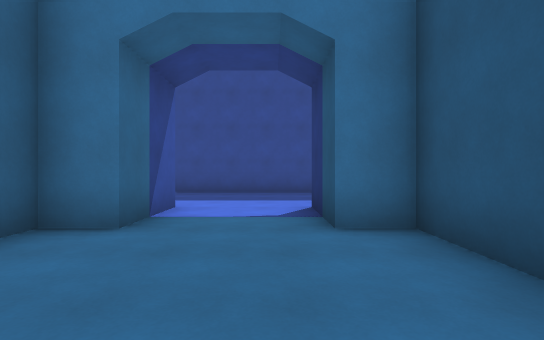
view 1 (above)

21 first-person views from a walk through a 3-D level made in the Godot game engine. The camera is 1.3 m above the floor, looks level and sees 80° across. The floor is counted in squares, 2 m on a side. Each view is taken from the middle of a square. On the plan, view 1 faces up. The plan holds only what a view shows up to about 10 squares ahead; the rest is blank. The place goes on beyond the plan. Characters and animated objects are not drawn. Some surface patterns are stand-ins.

view 2
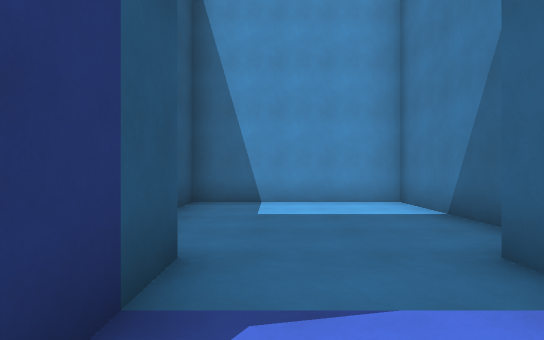

view 3
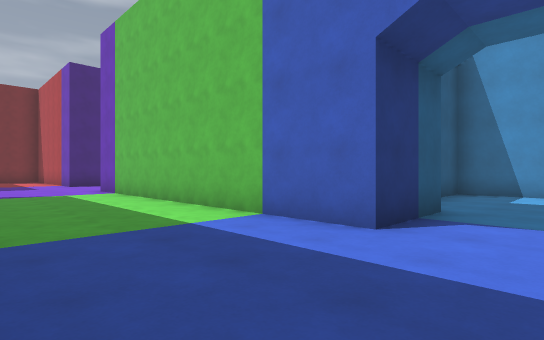

view 4
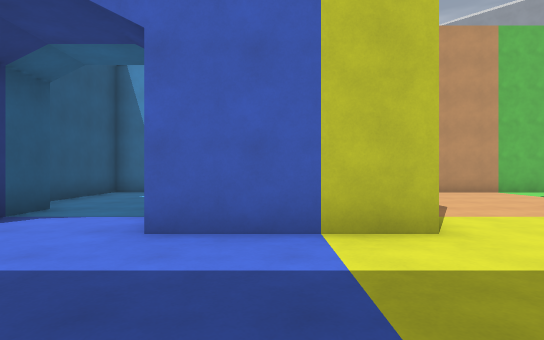

view 5
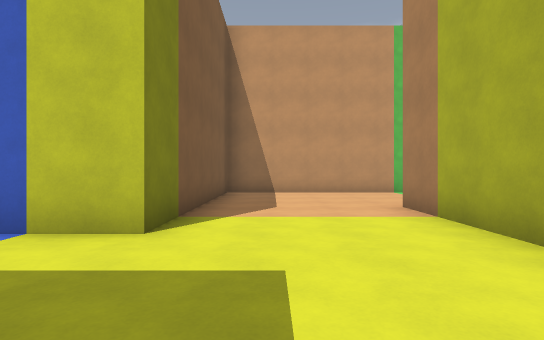

view 6
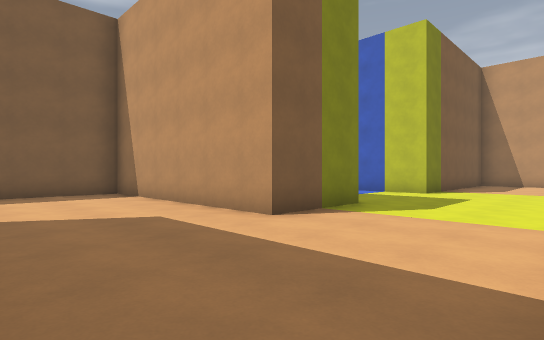

view 7
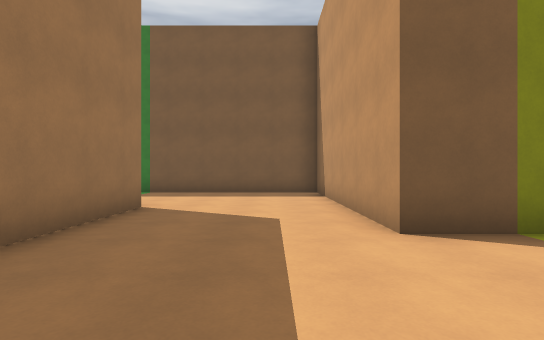

view 8
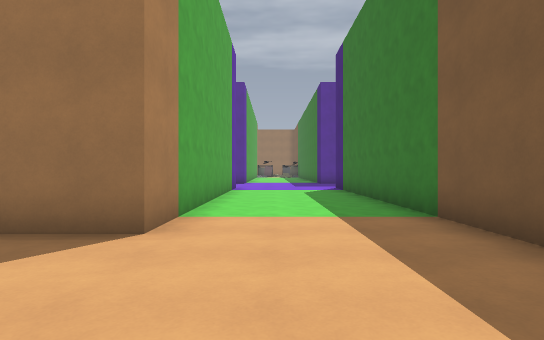

view 9
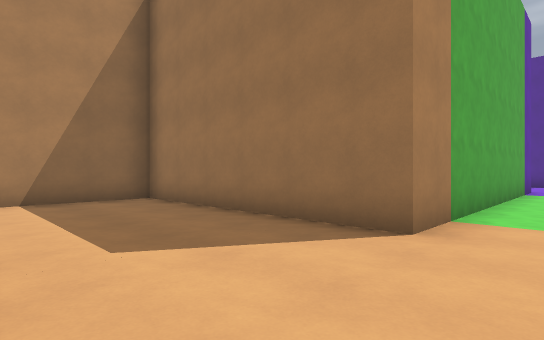

view 10
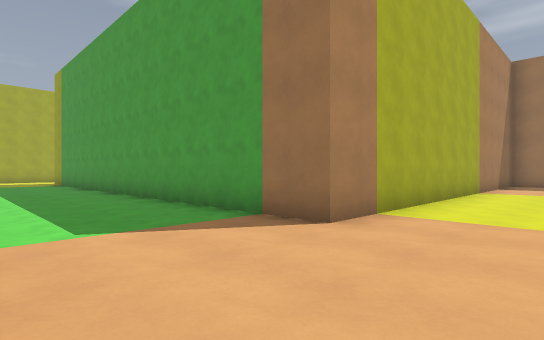

view 11
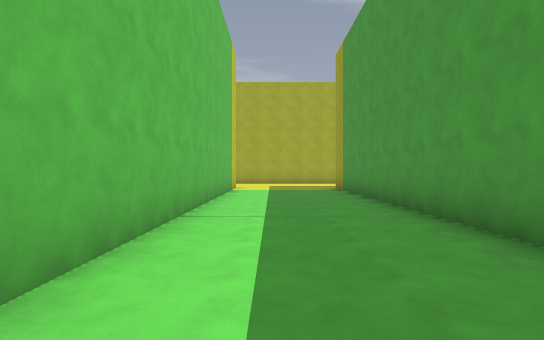

view 12
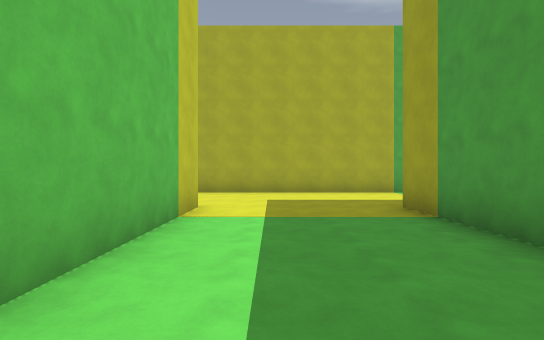

view 13
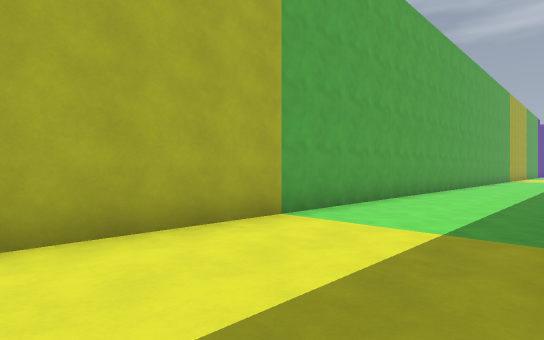

view 14
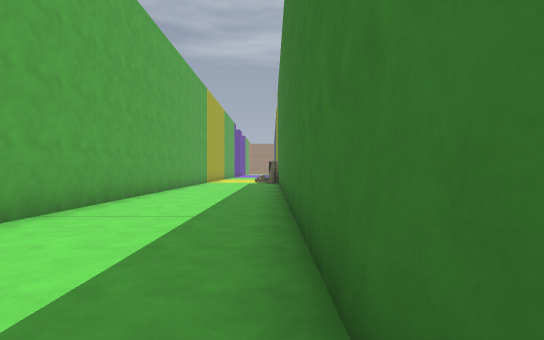

view 15
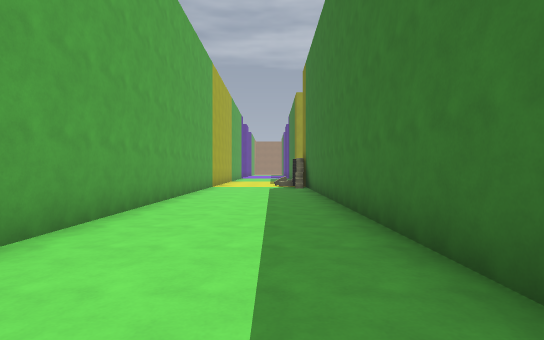

view 16
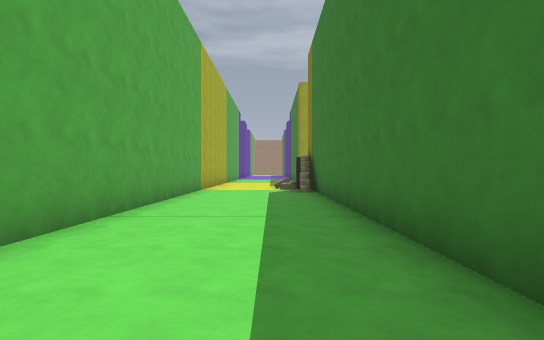

view 17
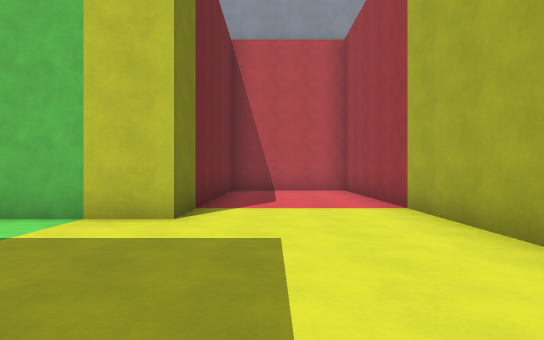

view 18
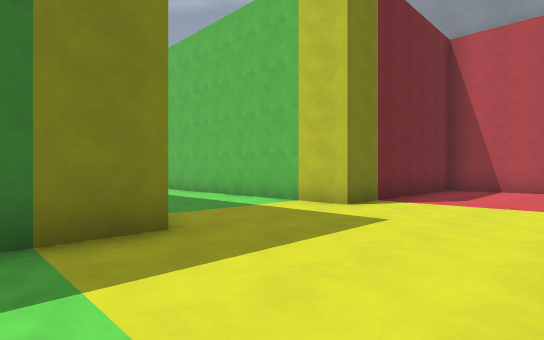

view 19
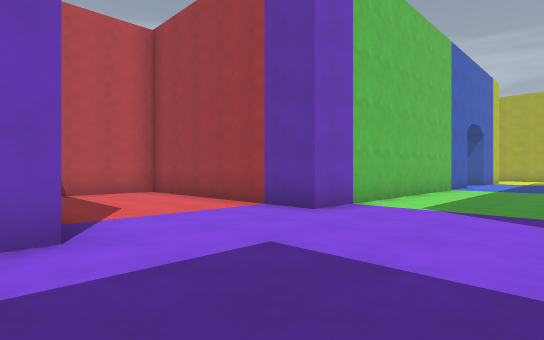

view 20
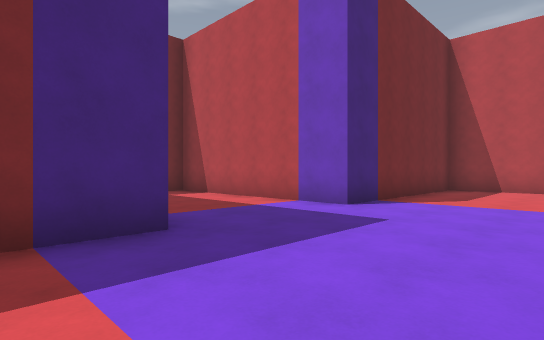

view 21
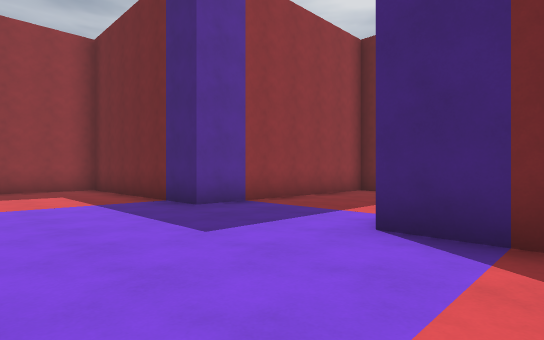

### Floor plan
Points are (right, up) in squares from view 1. A wall is a line through its corners. A room is listed if a view was taken in it or the views show most of it. See-through windows are left out.
Room 1 (view 1)
walls: (-1.7, 3.6) (-2.6, 3.6) (-2.6, -0.6) (1.6, -0.6) (1.6, 3.6) (0.7, 3.6)
ways out: opening at (-0.5, 4.5) to room 2
Room 2 (views 2, 3, 4, 5, 6, 7, 8, 9, 10, 11, 12, 13, 14, 15, 16, 17, 18, 19, 20, 21)
walls: (-4.7, 9.2) (-4.7, 11.7) (1.3, 11.7) (1.3, 22); (1.2, 9.3) (-2.8, 9.3); (0.7, 3.6) (0.7, 5.7) (9.7, 5.7) (9.7, -0.3) (12.9, -0.3); (-10.9, -0.3) (-4.7, -0.3) (-4.7, 5.7) (-1.7, 5.7) (-1.7, 3.6); (-2.3, 22.5) (-2.3, 15.3) (-8.3, 15.3) (-8.3, 3.3) (-22.7, 3.3) (-22.7, 4.8); (-22.7, 6.2) (-22.7, 22); (-22.7, -5.9) (-22.7, -0.3) (-12.5, -0.3); (12.9, 15.3) (10.9, 15.3); (13.3, 0.1) (13.3, 5.7) (18.5, 5.7); (-26.3, 22) (-26.3, -6); (18.5, 9.3) (13.3, 9.3) (13.3, 14.9)
ways out: opening at (-0.5, 4.5) to room 1

Where each view was taken, in squares from view 1:
view 1: 0 up, 0 right, facing up
view 2: 6 up, 0 right, facing down
view 3: 9 up, 1 left, facing down-right
view 4: 9 up, 3 left, facing down
view 5: 9 up, 6 left, facing down
view 6: 15 up, 8 left, facing down-right
view 7: 13 up, 8 left, facing right
view 8: 12 up, 1 left, facing up
view 9: 12 up, 1 left, facing up-left
view 10: 0 up, 6 left, facing up-left
view 11: 1 up, 11 left, facing left
view 12: 1 up, 17 left, facing left
view 13: 1 up, 23 left, facing up-left
view 14: 6 up, 23 left, facing up
view 15: 10 up, 24 left, facing up
view 16: 12 up, 24 left, facing up
view 17: 4 up, 24 left, facing down
view 18: 5 up, 26 left, facing down-right
view 19: 9 up, 14 right, facing down-left
view 20: 11 up, 10 right, facing down-right
view 21: 4 up, 10 right, facing up-right
